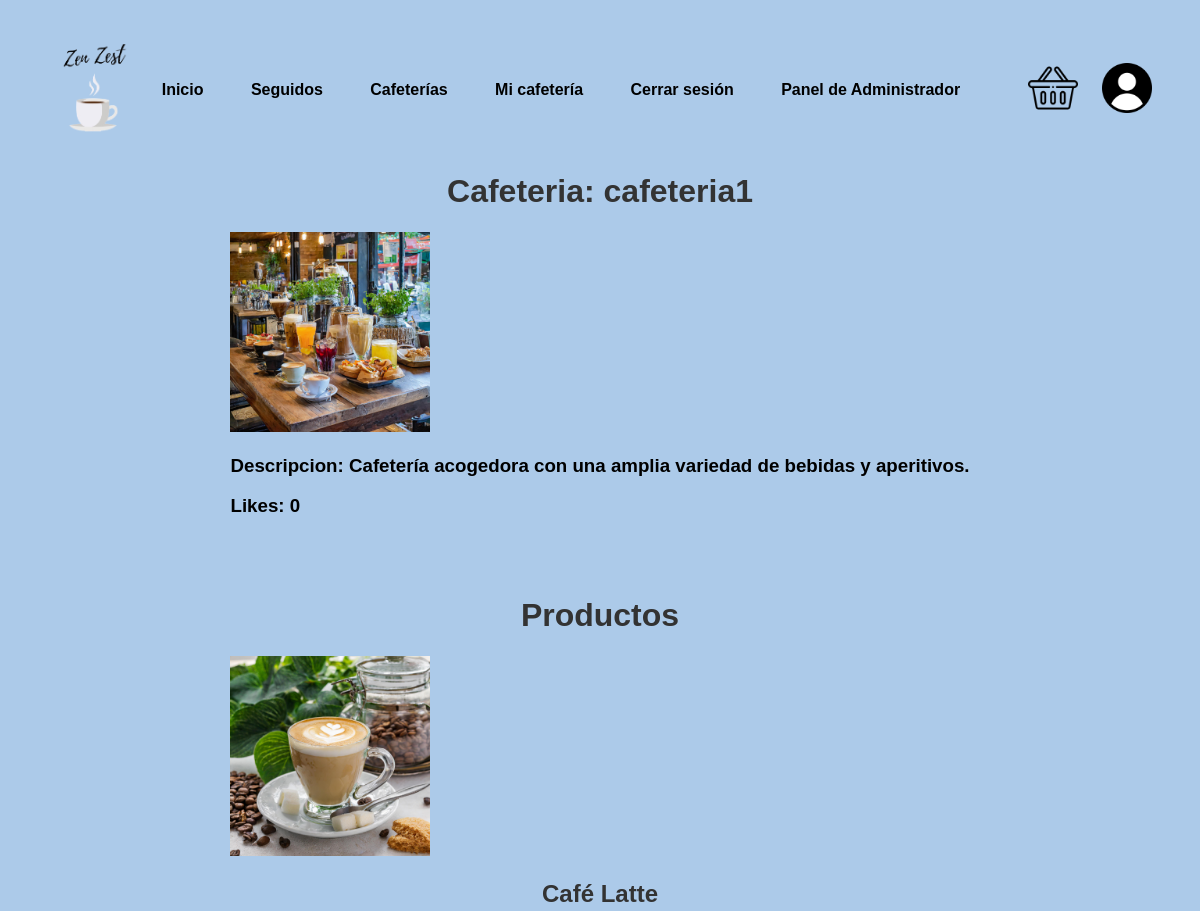
The page /cafeteriaDetail.php?owner=usuario1 (signed in, upper part) on the database as committed earlier.
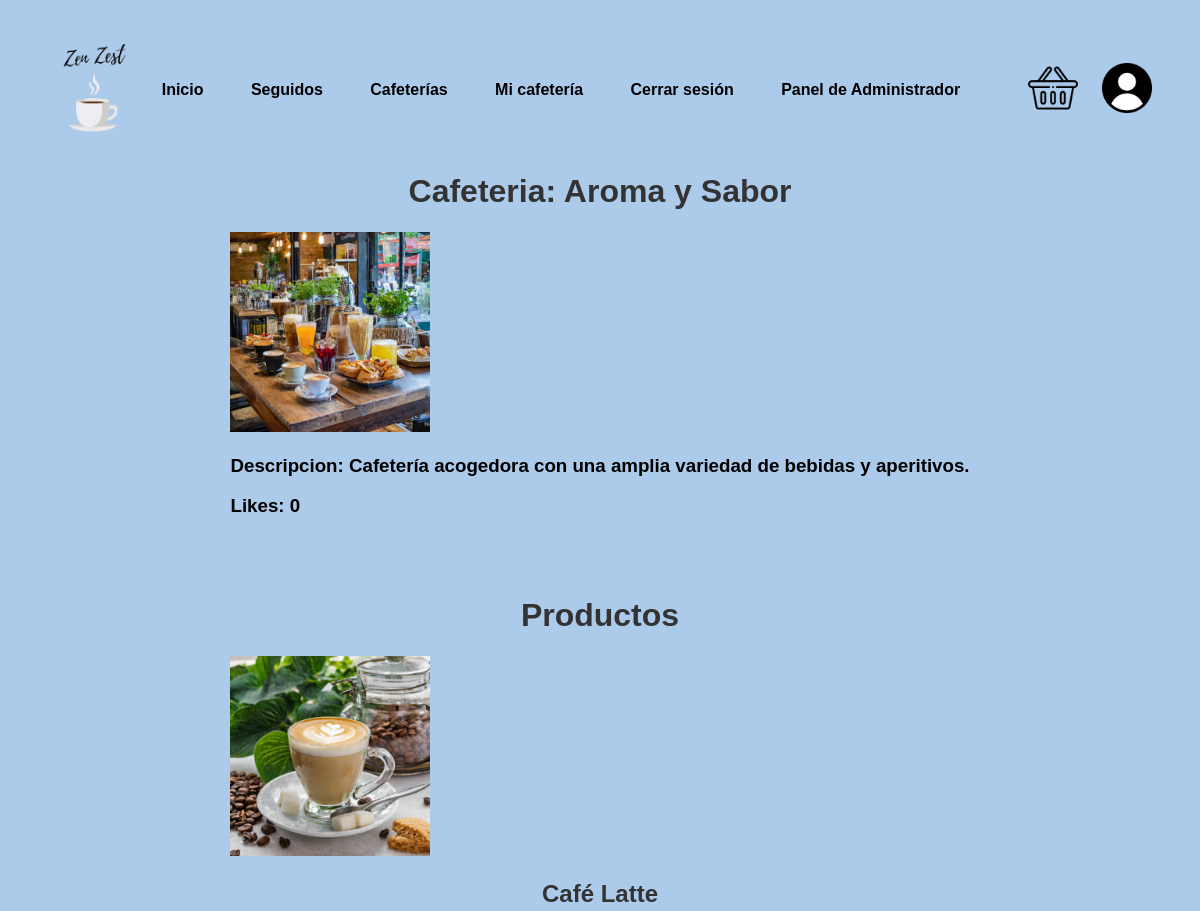
The same page on the database as committed later.
### tables this page shows
CREATE TABLE Cafeteria (
    Nombre VARCHAR(50) PRIMARY KEY,
    Descripcion TEXT,
    Owner VARCHAR(50),
    FOREIGN KEY (Owner) REFERENCES Usuario(Nombre),
    Categoria VARCHAR(50),
    Ubicacion VARCHAR(255),
    Foto VARCHAR(255),
    Cantidad_de_likes INT
);

### includes/src/cafeterias/Cafeteria.php (called while the page is built, shortened)
<?php
class Cafeteria{
private $nombre;
private $descripcion;
private $foto;
public function __construct($nombre, $descripcion, $owner, $categoria, $ubicacion,$foto, $cantidadDeLikes) {
    $this->nombre = $nombre;
    $this->descripcion = $descripcion;
    $this->foto = $foto;
}
public static function getCafeteriaByOwnerName($name){
    $conn = Aplicacion::getInstance()->getConexionBd();
    $query = sprintf("SELECT * FROM Cafeteria C WHERE C.Owner = '%s'", $conn->real_escape_string($name));
    $rs = $conn->query($query);
    if ($rs->num_rows > 0) {
        $fila = $rs->fetch_assoc();
        $cafeteria = new cafeteria($fila['Nombre'], $fila['Descripcion'], $fila['Owner'], $fila['Categoria'], $fila['Ubicacion'],$fila['Foto'], $fila['Cantidad_de_likes']);
        $result=$cafeteria;
    } else
    {
        $result = false;
    }
    return $result;
}
public function getNombre() {
    return $this->nombre;
}
public function getDescripcion() {
    return $this->descripcion;
}
public function getFoto() {
    return $this->foto;
}
    public static function obtenerCantidadLikes($nombre) {
        $conn = Aplicacion::getInstance()->getConexionBd();
        $stmt = $conn->prepare("SELECT COUNT(*) AS likes FROM Likes_cafeteria WHERE nombre_cafeteria = ?");
        $stmt->bind_param('s', $nombre);
        $stmt->execute();
        $resultado = $stmt->get_result();
        $fila = $resultado->fetch_assoc();
        return $fila['likes'];
    }
}

### includes/src/productos/Producto.php (called while the page is built, shortened)
<?php
class Producto {
    private $nombre;
    private $foto;
    public function __construct($nombre, $cafeteriaOwner, $precio, $foto,$descripcion) {
        $this->nombre = $nombre;
        $this->foto=$foto;
    }
    public static function getCafeAllItemsByOwner($cafeName){
        $conn = Aplicacion::getInstance()->getConexionBd();
        $query = sprintf("SELECT * FROM Productos WHERE Cafeteria_Owner='%s'", $conn->real_escape_string($cafeName));
        $rs=$conn->query($query);
        if ($rs->num_rows > 0) {
            while ($fila = $rs->fetch_assoc()) {
                $productos[] = new Producto($fila['Nombre'],$fila['Cafeteria_Owner'],$fila['Precio'],$fila['Foto'],$fila['Descripcion']);
            }
        } else
        {
            $productos = array();
        }
        return $productos;
    }
    public function getNombre() {
        return $this->nombre;
    }
    public function getFoto(){
        return $this->foto;
    }
}

### cafeteriaDetail.php (the view, shortened to what this page needs)
<?php
if (isset($_GET['owner'])){
    $owner=$_GET['owner'];
    $cafeteria= \es\ucm\fdi\aw\cafeterias\Cafeteria::getCafeteriaByOwnerName($owner);
        $name=$cafeteria->getNombre();
        $productos = \es\ucm\fdi\aw\productos\Producto::getCafeAllItemsByOwner($name);
}
$fotoCafe=$cafeteria->getFoto();
$fotoCafe=RUTA_APP.$fotoCafe;
$descripcion = $cafeteria->getDescripcion();
$cantidadLikes =$cafeteria->obtenerCantidadLikes($name);
$htmlLikeButton = '';
$contenidoPrincipal = <<<EOS
<div class= 'cafeteria'>
<h1>Cafeteria: $name</h1>
<img src='$fotoCafe'alt='Image description' style='max-width: 200px; max-height: 200px;'>
<h3>Descripcion: $descripcion </h3>
<h3>Likes: $cantidadLikes </h3>
$htmlLikeButton
</div>
<div class='productos'>
<h1 style="width:100%">Productos</h1>
EOS;
foreach ($productos as $producto) {
    $foto_URL = RUTA_APP . htmlspecialchars($producto->getFoto());
    $nombre = htmlspecialchars($producto->getNombre());
    $precio = htmlspecialchars($producto->getPrecio());
    $descripcion = htmlspecialchars($producto->getDescripcion());
    $contenidoPrincipal .= "<div class='cafeteria-item'>";
    $contenidoPrincipal .= "<img src='$foto_URL' alt='Descripción de la imagen' style='max-width: 200px; max-height: 200px;'>";
    $contenidoPrincipal .= "<h2>$nombre</h2>";
    $contenidoPrincipal .= "<h3>$precio €</h3>";
    $contenidoPrincipal .= "<p>$descripcion</p>";
    $formCarrito= new \es\ucm\fdi\aw\carrito\FormularioAddToCarrito($nombre,$precio);
    $formCarrito=$formCarrito->gestiona();
    $contenidoPrincipal.=<<<EOF
    $formCarrito
    EOF;
    $contenidoPrincipal .= "</div><br>";
}
$contenidoPrincipal .= "</div><br>";
?>

Rows that differ between the two databases and show on the page:
removed cafeteria: Nombre "cafeteria1", Descripcion "Cafetería acogedora con una amplia variedad de bebidas y aperitivos."
added cafeteria: Nombre "Aroma y Sabor", Descripcion "Cafetería acogedora con una amplia variedad de bebidas y aperitivos."
